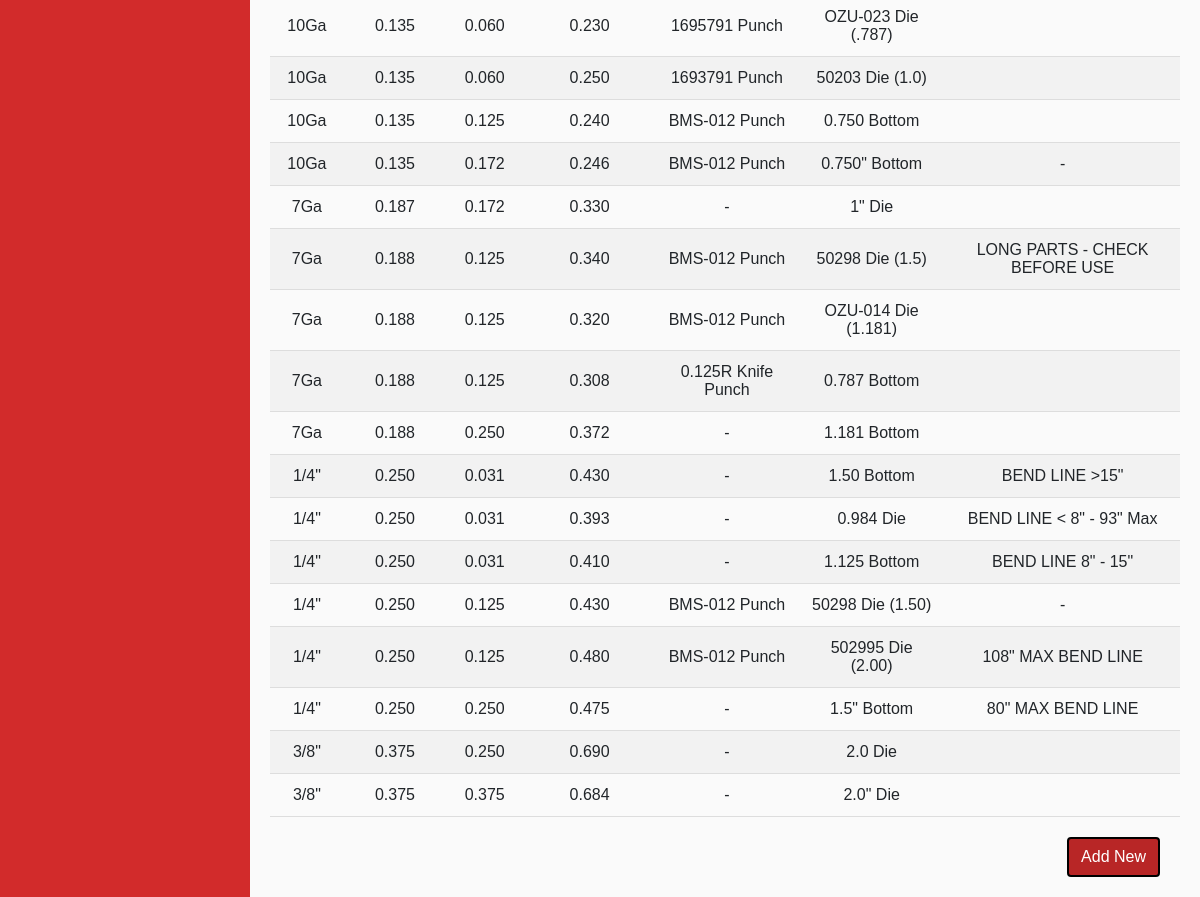
/bdcrs (lower part), run on an earlier commit of the app's database.
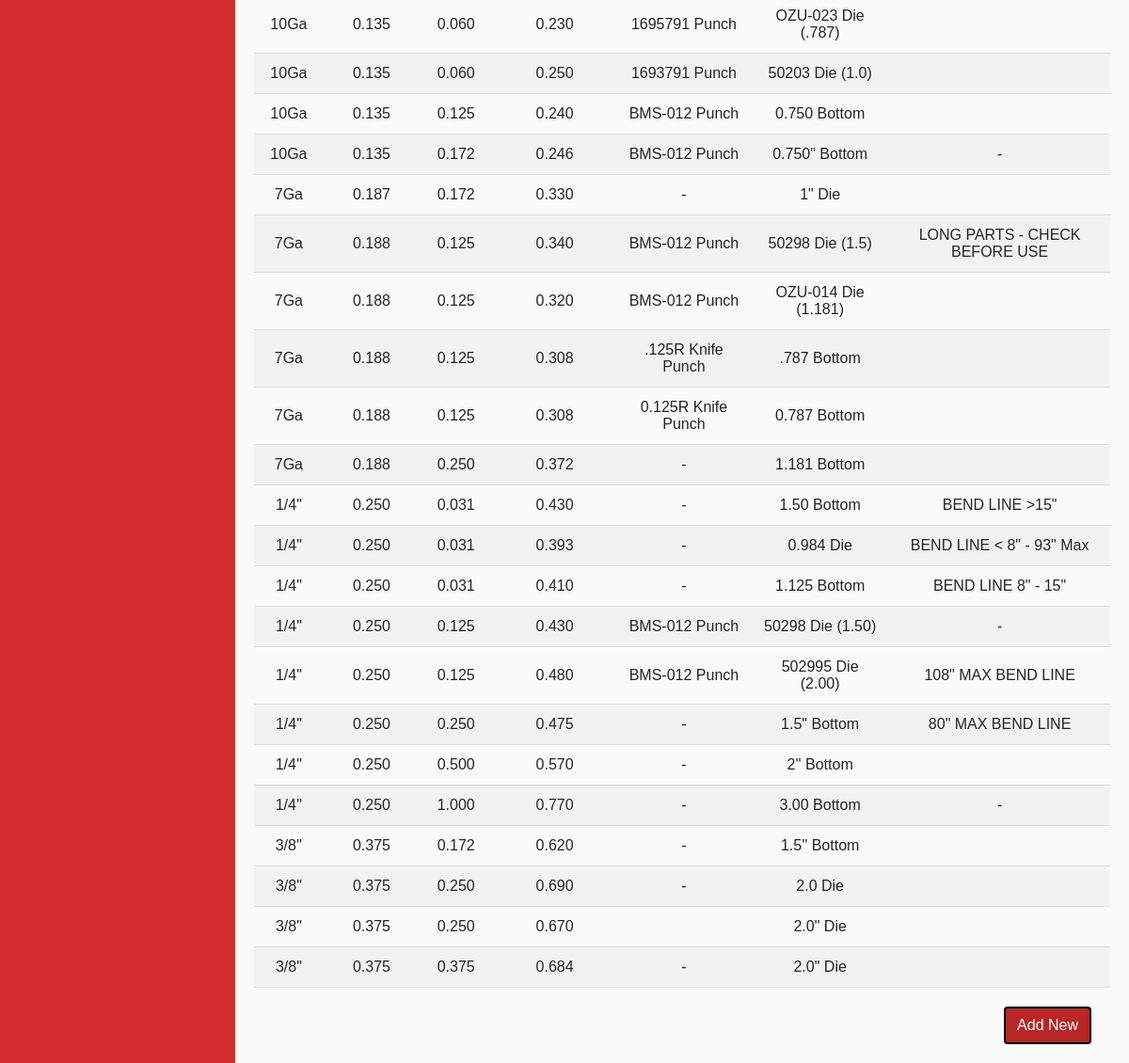
And on a later commit of the database.
### app/models.py (models this page shows, shortened)
class Bendd(Base):
    __tablename__ = 'bendd'
    id = Column(Integer, primary_key=True)
    matl = Column(String(10))
    desc = Column(String(25))
    gauge = Column(String(10))
    thick = Column(String(50))
    rad = Column(String(50))
    bd = Column(String(50))
    pt = Column(String(120))
    dt = Column(String(120))
    notes = Column(String(120))

### app/routes.py (the view)
@app.route('/bdcrs')
def bdcrs():
    bds = Bendd.query.order_by('thick', 'rad').all()
    return render_template('bdcrs.html', bds=bds)

### app/routes.py (called while the page is built)
@app.teardown_appcontext
def shutdown_session(exception=None):
    db_session.remove()

### app/templates/bdcrs.html (shortened to what this page needs)
{% extends 'bdbase.html' %}
{% block content %}
    <br>
    <body>
            <table id="myTable">
            {% for bd in bds %}
                {% if bd.desc == 'CRS' %}
                    <tr id={{ bd.id }}>
                        <td align='center'><a href="/edit_bd/{{ bd.id }}"> {{ bd.gauge }} </a></td>
                        <td align='center'> {{ bd.thick }} </td>
                        <td align='center'> {{ bd.rad }} </td>
                        <td align='center'> {{ bd.bd }} </td>
                        <td align='center'> {{ bd.pt }} </td>
                        <td align='center'> {{ bd.dt }} </td>
                        <td align='center'> {{ bd.notes }} </td>
                    </tr>
                {% endif %}
            {% endfor %}
            </table>
            <a href="backend_bd">
                <button class="btn btn-block btn-primary todoBtn">Add New</button>
            </a>
    </body>
{% endblock %}

What changed in the data, as far as the page shows it:
now on this page (row edited): Bendd: gauge "7Ga", thick "0.188", rad "0.125", bd "0.308", pt ".125R Knife Punch", dt ".787 Bottom"
changed Bendd "0.125R Knife Punch": id 55 → 57 (drawn)
changed Bendd "1.50 Bottom": id 65 → 68 (drawn)
changed Bendd "0.984 Die": id 78 → 82 (drawn)
changed Bendd "1.125 Bottom": id 79 → 83 (drawn)
changed Bendd "502995 Die (2.00)": id 56 → 58 (drawn)
added Bendd: gauge "1/4''", thick "0.250", rad "0.500", bd "0.570", pt "-", dt "2'' Bottom"
added Bendd: gauge "1/4''", thick "0.250", rad "1.000", bd "0.770", pt "-", dt "3.00 Bottom", notes "-"
added Bendd: gauge "3/8''", thick "0.375", rad "0.172", bd "0.620", pt "-", dt "1.5'' Bottom"
now on this page (row edited): Bendd: gauge "3/8\"", thick "0.375", rad "0.250", bd "0.670", dt "2.0\" Die"
changed Bendd (number 22 of 22 on the later page): id 201 → 210 (drawn)
